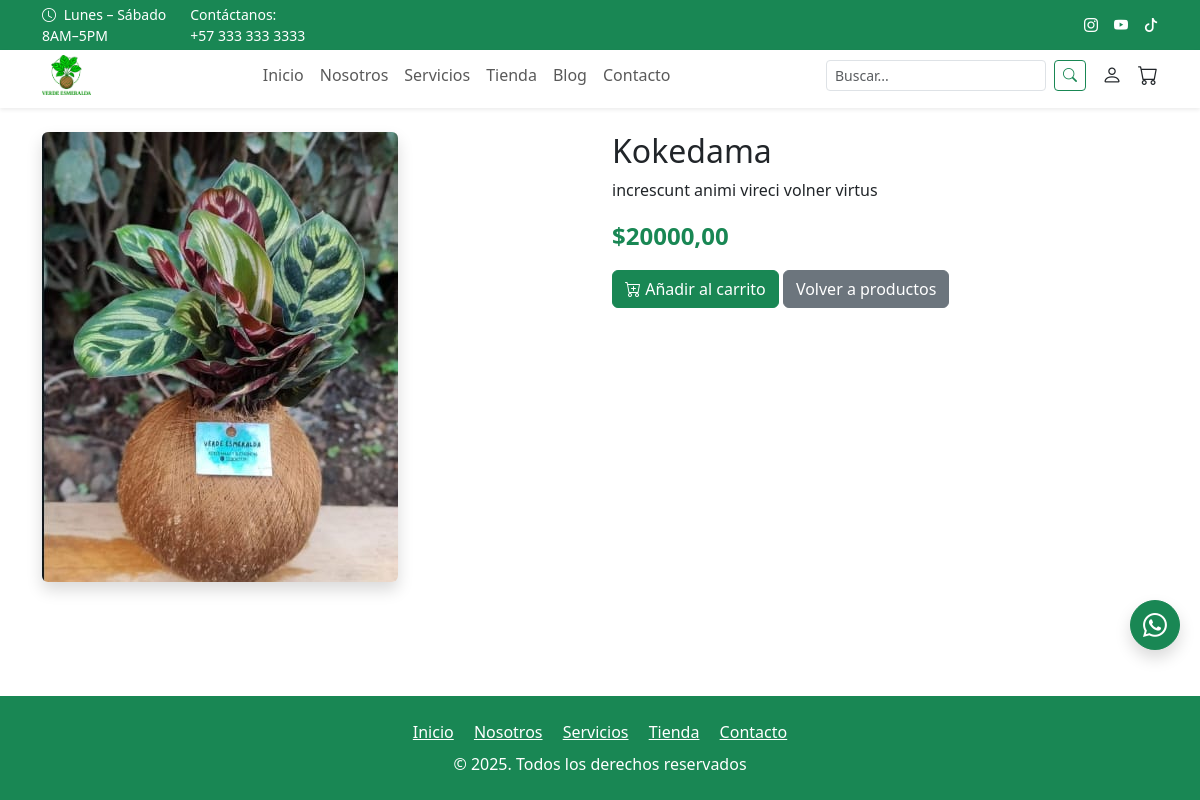
Before: /productos/1/ with the older database file.
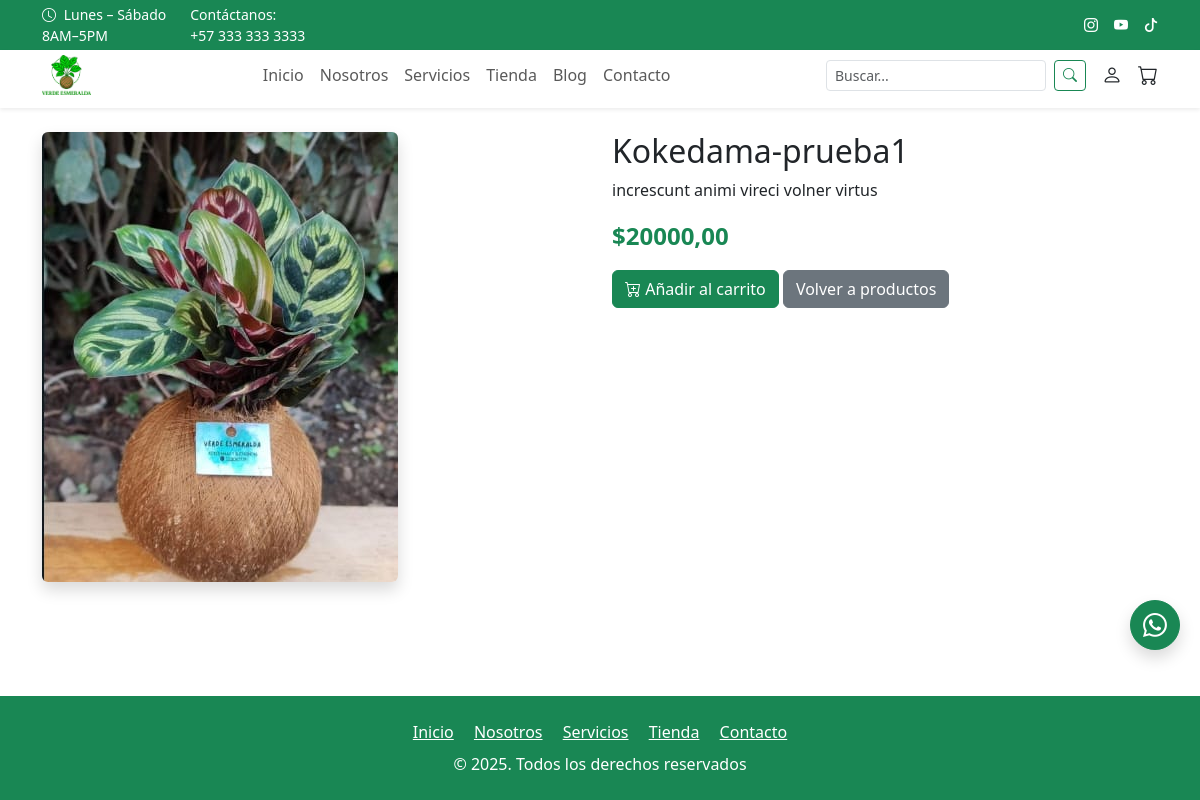
After: the same page with the newer database file.
### productos/models.py (models this page shows, shortened)
class Producto(models.Model):
    nombre = models.CharField(max_length=100)
    descripcion = models.TextField()
    precio = models.DecimalField(max_digits=10, decimal_places=2)
    imagen = models.ImageField(upload_to='productos/', blank=True, null=True)

### productos/views.py (the view)
# urls.py: path('<int:producto_id>/', views.detalle, name='productos-detalle'),
def detalle(request, producto_id):
    producto = get_object_or_404(Producto, id=producto_id)
    return render(request, 'productos/detalle_producto.html', {'producto': producto})

### carrito/cart.py (called while the page is built)
    def __len__(self):
        return sum(item["cantidad"] for item in self.cart.values())

### carrito/context_processors.py (called while the page is built)
def carrito_context(request):
    cart = Cart(request)
    return {
        "carrito_cantidad": len(cart),  # cantidad total de ítems
        "carrito": cart  # por si lo quieres usar en otras plantillas
    }

### templates/productos/detalle_producto.html (shortened to what this page needs)
{% extends "base.html" %}
{% block content %}
<div class="container py-4">
    <div class="row">
        <div class="col-md-6">
            {% if producto.imagen %}
            <img src="{{ producto.imagen.url }}" class="img-fluid rounded shadow" alt="{{ producto.nombre }}">
            {% endif %}
        </div>
        <div class="col-md-6">
            <h2>{{ producto.nombre }}</h2>
            <p>{{ producto.descripcion }}</p>
            <p class="fw-bold text-success fs-4">${{ producto.precio }}</p>
            <a href="#" class="btn btn-success">
                <i class="bi bi-cart-plus"></i> Añadir al carrito
            </a>
            <a href="{% url 'productos-index' %}" class="btn btn-secondary">
                Volver a productos
            </a>
        </div>
    </div>
</div>
{% endblock %}

### templates/base.html (shortened to what this page needs)
{% load static %}
<!DOCTYPE html>
<html lang="es">
<head>
    <link rel="stylesheet" href="{% static 'css/bootstrap.css' %}">
    <link rel="stylesheet" href="{% static 'css/styles.css' %}">
    <link rel="stylesheet" href="https://cdn.jsdelivr.net/npm/bootstrap-icons@1.11.1/font/bootstrap-icons.css">
</head>
<body class="d-flex flex-column min-vh-100">
<div class="bg-success text-white py-1 small w-100 z-1030">
    <div class="container d-flex justify-content-between align-items-center flex-wrap">
        <div class="d-flex align-items-start gap-4 flex-wrap">
            <div class="d-flex flex-column align-items-start">
                <span><i class="bi bi-clock me-1"></i> Lunes – Sábado</span>
                <span>8AM–5PM</span>
            </div>
            <div class="d-none d-md-flex flex-column align-items-start">
                <span>Contáctanos:</span>
                <span>+57 333 333 3333</span>
            </div>
        </div>
        <div class="d-flex align-items-center">
            <a href="#" class="text-white me-3"><i class="bi bi-instagram"></i></a>
            <a href="#" class="text-white me-3"><i class="bi bi-youtube"></i></a>
            <a href="#" class="text-white"><i class="bi bi-tiktok"></i></a>
        </div>
    </div>
</div>
<nav class="navbar navbar-expand-lg navbar-light bg-white shadow-sm mt-0 pt-0">
    <div class="container">
        <a class="navbar-brand" href="{% url 'home' %}">
            <img src="{% static 'img/logo.png' %}" alt="Verde Esmeralda" height="40">
        </a>
        <div class="collapse navbar-collapse" id="mainNavbar">
            <ul class="navbar-nav mx-auto mb-2 mb-lg-0">
                <li class="nav-item"><a class="nav-link" href="">Inicio</a></li>
                <li class="nav-item"><a class="nav-link" href="">Nosotros</a></li>
                <li class="nav-item"><a class="nav-link" href="">Servicios</a></li>
                <li class="nav-item"><a class="nav-link" href="">Tienda</a></li>
                <li class="nav-item"><a class="nav-link" href="">Blog</a></li>
                <li class="nav-item"><a class="nav-link" href="">Contacto</a></li>
            </ul>
            <div class="d-flex align-items-center gap-3">
                <form class="d-flex" action="#" method="get">
                    <input class="form-control form-control-sm me-2" type="search" placeholder="Buscar..." aria-label="Buscar">
                    <button class="btn btn-outline-success btn-sm" type="submit"><i class="bi bi-search"></i></button>
                </form>
                <a href="#" class="text-dark position-relative"><i class="bi bi-person fs-5"></i></a>
                <a href="{% url 'carrito-ver' %}" class="text-dark position-relative">
    <i class="bi bi-cart fs-5"></i>
</a>
            </div>
        </div>
    </div>
</nav>
<a href="https://wa.me/573333333333" target="_blank"
   class="btn btn-success rounded-circle shadow position-fixed"
   style="bottom: 150px; right: 20px; z-index: 1050; width: 50px; height: 50px; display: flex; align-items: center; justify-content: center;">
    <i class="bi bi-whatsapp fs-4 text-white"></i>
</a>
    <main class="flex-grow-1">
        {% block content %}{% endblock %}
    </main>
    <footer class="bg-success text-white py-4 mt-4">
        <div class="container text-center">
            <div class="mb-2">
                <a href="" class="text-white me-3">Inicio</a>
                <a href="" class="text-white me-3">Nosotros</a>
                <a href="" class="text-white me-3">Servicios</a>
                <a href="" class="text-white me-3">Tienda</a>
                <a href="" class="text-white">Contacto</a>
            </div>
            <p class="mb-0">&copy; 2025. Todos los derechos reservados</p>
        </div>
    </footer>
</body>
</html>

Changed rows visible on the page:
changed Producto "increscunt animi vireci volner virtus": nombre "Kokedama" → "Kokedama-prueba1"
